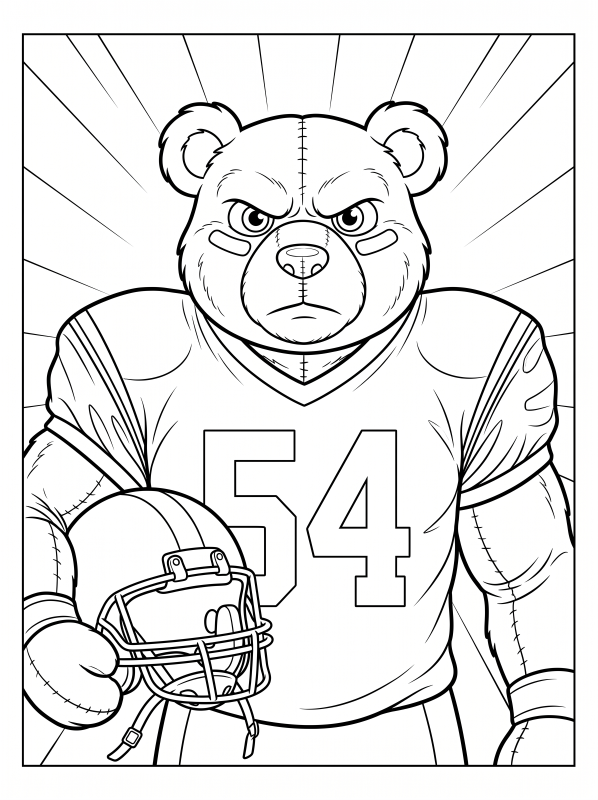
#> input picture football-teddy-bears-vol1/style-test/05-game-face_styleA.png, 1792 x 2400 px, found by its file name (shown at 1/3 size)
$ python contact_sheet.py ../style-test/05-game-face_styleA.png
#> lines starting #> are read from the running program, lines starting #| are printed output that depends on the picture
# One-off: build a 3x3 contact sheet (rows = scenes, columns = styles) from the downloaded samples.
import sys
from PIL import Image, ImageDraw, ImageFont

D = sys.argv[1]
styles = [("A", "A - Plush athletic"), ("B", "B - Comic muscular"), ("C", "C - Hybrid mascot")]
scenes = [("05-game-face", "Game Face"), ("18-stiff-arm", "Stiff Arm"), ("06-tunnel", "Through the Tunnel")]

TW, TH, PAD, HDR, LBL = 600, 800, 24, 70, 220
W = LBL + 3 * (TW + PAD) + PAD
H = HDR + 3 * (TH + PAD) + PAD
sheet = Image.new("RGB", (W, H), "white")
#> sheet: PIL image 2116x2566 RGB; every value is 255
d = ImageDraw.Draw(sheet)
try:
    f = ImageFont.truetype("/usr/share/fonts/truetype/dejavu/DejaVuSans-Bold.ttf", 30)
except OSError:
    f = ImageFont.load_default()

for c, (_, name) in enumerate(styles):
    d.text((LBL + PAD + c * (TW + PAD), 20), name, fill="black", font=f)
for r, (key, name) in enumerate(scenes):
    y = HDR + PAD + r * (TH + PAD)
    d.text((16, y + TH // 2), name.replace(" ", "\n", 1) if len(name) > 12 else name, fill="black", font=f)
    for c, (s, _) in enumerate(styles):
        im = Image.open(f"{D}/{key}_style{s}.png").convert("RGB")
#> im is the input picture: PIL image 1792x2400 RGB; mean R, G, B 231.6, 231.6, 231.4
        im.thumbnail((TW, TH))
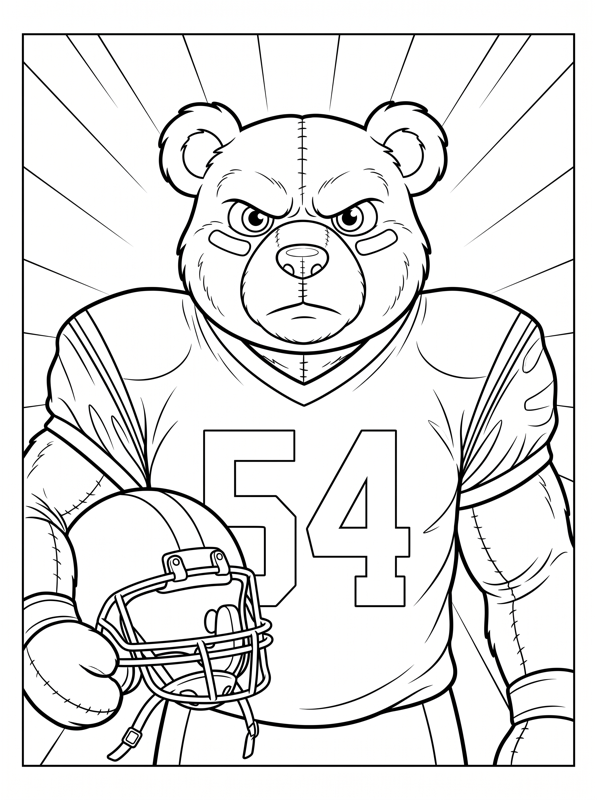
#> im: PIL image 597x800 RGB; mean R, G, B 231.6, 231.6, 231.4
        x = LBL + PAD + c * (TW + PAD)
        sheet.paste(im, (x + (TW - im.width) // 2, y + (TH - im.height) // 2))
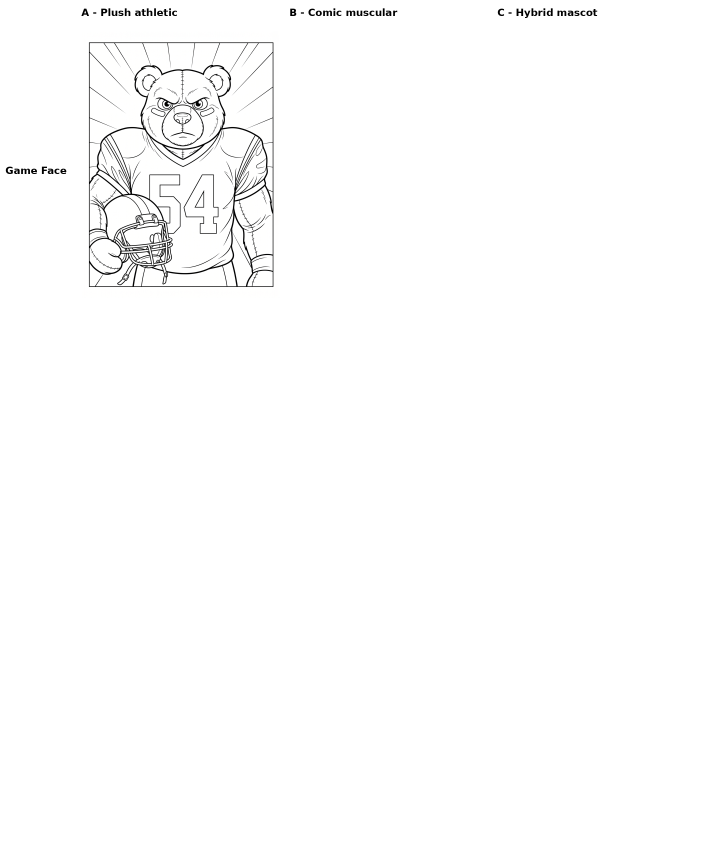
#> sheet: PIL image 2116x2566 RGB (shown at 1/3 size); mean R, G, B 252.5, 252.5, 252.5
#> (the run stopped early here; a loop or call above may not have finished)
